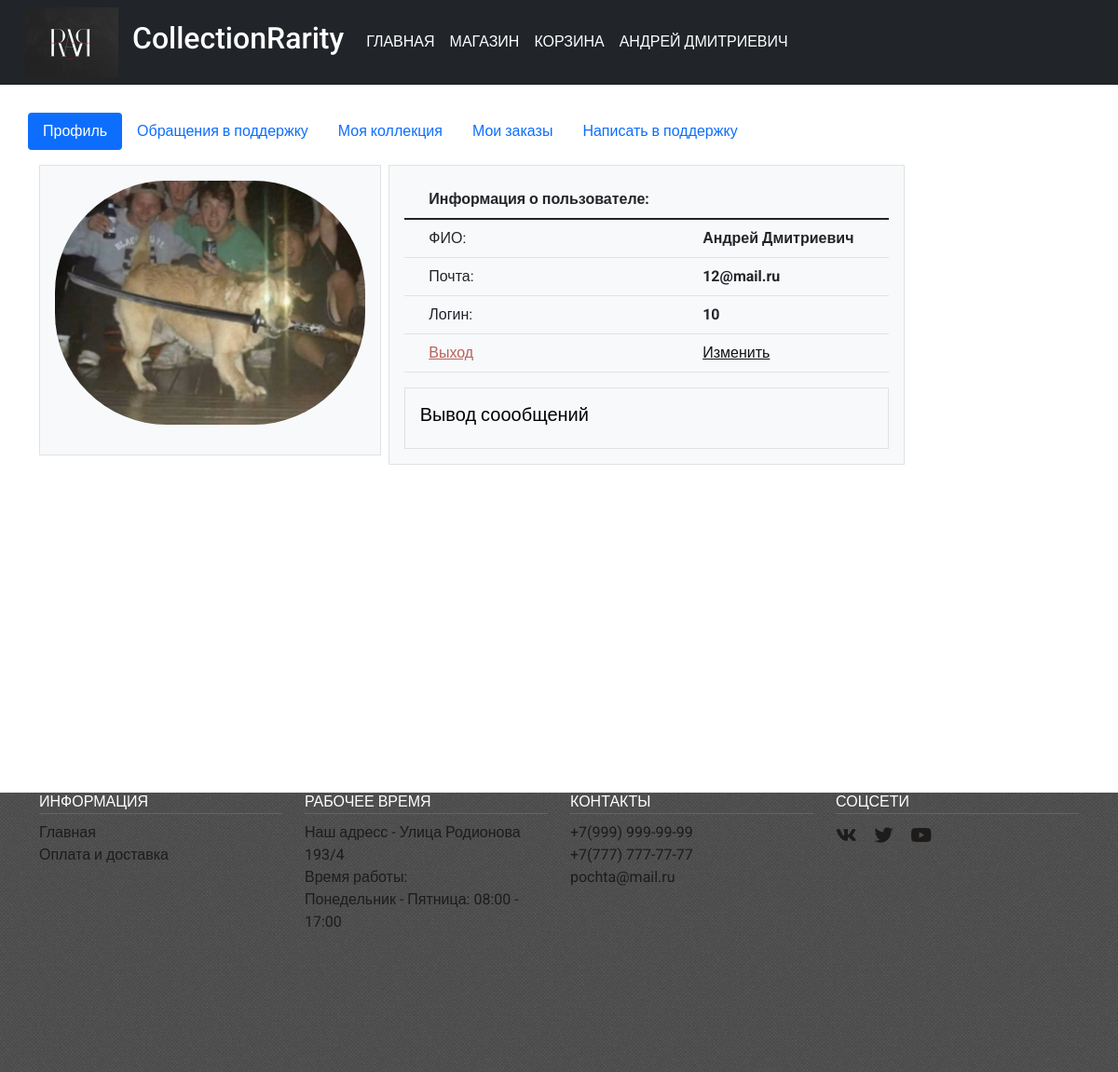
/index.php?page=vhod (signed in), run on the app's committed database.
### tables this page shows
CREATE TABLE `users` (
  `id` int(11) NOT NULL,
  `full_name` varchar(50) NOT NULL,
  `login` varchar(50) NOT NULL,
  `email` varchar(50) NOT NULL,
  `password` varchar(50) NOT NULL,
  `avatar` varchar(255) NOT NULL,
  `role` tinyint(1) DEFAULT NULL
);

### authorization/profile.php (the view, shortened to what this page needs)
<?php
require_once 'connect.php';
$id_user = $_SESSION['user']['id'];
$user_upd = mysqli_query($link, "SELECT * FROM `users` WHERE `id` = '$id_user'");
$user_upd = mysqli_fetch_assoc($user_upd);
?>
<!doctype html>
<html lang="en">
<head>
    <link rel="stylesheet" href="css/main.css">
</head>
<body>
<section class="main-content">
<ul class="nav nav-pills mb-3" id="pills-tab" role="tablist">
  <li class="nav-item" role="presentation">
    <button class="nav-link active" id="pills-profile-tab" data-bs-toggle="pill" data-bs-target="#pills-profile" type="button" role="tab" aria-controls="pills-profile" aria-selected="true">Профиль</button>
  </li>
  <?php if ($_SESSION['user']['role'] == 1) {?>
  <li class="nav-item" role="presentation">
    <button class="nav-link" id="pills-sup-tab" data-bs-toggle="pill" data-bs-target="#pills-sup" type="button" role="tab" aria-controls="pills-sup" aria-selected="false">Обращения в поддержку</button>
  </li>
   <?php } ?>
  <li class="nav-item" role="presentation">
    <button class="nav-link" id="pills-collect-tab" data-bs-toggle="pill" data-bs-target="#pills-collect" type="button" role="tab" aria-controls="pills-collect" aria-selected="false">Моя коллекция</button>
  </li>
  <?php if ($_SESSION['user']['role'] == 1) {?>
  <li class="nav-item" role="presentation">
    <button class="nav-link" id="pills-order-tab" data-bs-toggle="pill" data-bs-target="#pills-order" type="button" role="tab" aria-controls="pills-order" aria-selected="false">Мои заказы</button>
  </li>
   <?php } ?>
   <?php if ($_SESSION['user']['role'] == 1) { ?>
   <li class="nav-item" role="presentation">
   <button class="nav-link" id="collection-tab" data-bs-toggle="modal" data-bs-target="#createSupportModal" type="button" role="tab" aria-controls="collection" aria-selected="true">Написать в поддержку</button>
  </li>
 <?php } ?>
</ul>
<div class="tab-content" id="pills-tabContent">
  <div class="tab-pane fade show active" id="pills-profile" role="tabpanel" aria-labelledby="pills-profile-tab">
    <div class="container">
  <div class="row g-2">
    <div class="col-4">
      <div class="p-3 border bg-light" >
 <body>
   <p><img src="<?php echo $user_upd['avatar'] ?>"  alt="" class="round" >
      </p>
 </body>
</div>
    </div>
    <div class="col-6">
      <div class="p-3 border bg-light">
<div id="primary" class="content-area">
         <table class="table">
  <thead>
    <tr>
      <th scope="col"></th>
      <th scope="col">Информация о пользователе:</th>
      <th scope="col"></th>
    </tr>
  </thead>
  <tbody>
    <tr>
      <th scope="row"></th>
      <td>ФИО:</td>
      <td><b><?php echo $user_upd['full_name'] ?></b></td>
    </tr>
    <tr>
      <th scope="row"></th>
      <td>Почта:</td>
      <td><b><?php echo $user_upd['email'] ?></b></td>
    </tr>
    <tr>
      <th scope="row"></th>
      <td>Логин:</td>
      <td><b><?php echo $user_upd['login'] ?></b></td>
    </tr>
    <tr>
      <th scope="row"></th>
      <td><a href="authorization/handler_form/logout.php" class="logout">Выход</a></td>
      <td><a href="?page=update_user_profil&id=<?php echo $_SESSION['user']['id']; ?>">Изменить</a></td>
    </tr>
  </tbody>
</table>
</div>
        <div class="p-3 border bg-light" >
        <h5>Вывод соообщений</h5>
    </div>
      </div>
    </div>
  </div>
</div>
  </div>
</section>

### templates/header.php (shortened to what this page needs)
<?php
require_once 'connect.php';
$user_id = $_SESSION['user']['id'];;
$user_upd = mysqli_query($link, "SELECT `full_name` FROM `users` WHERE `users`.`id`='$user_id'");
$user_upd = mysqli_fetch_assoc($user_upd);
?>
<!doctype html>
<html lang="ru" class="h-100">
<head>
  <link rel="stylesheet" href="styles/bootstrap.css">
  <link rel="stylesheet" href="https://use.fontawesome.com/releases/v5.15.4/css/all.css">
  <link rel="stylesheet" href="styles/style.css">
</head>
<body>
  <nav class="navbar navbar-expand-lg navbar-dark bg-dark">
  <div class="container-fluid">
    <div class="brend">
    <a href="index.php"><img src="img/brend.png" alt=""></a>
    </div>
    <a class="navbar-brand" href="index.php"><h2>CollectionRarity</h2>
    </a>
    <div class="collapse navbar-collapse" id="navbarSupportedContent">
      <ul class="navbar-nav me-auto mb-2 mb-lg-0 top-menu">
         <li class="nav-item">
          <a class="nav-link" href="index.php?page=index">Главная</a>
        </li>
         <li class="nav-item">
          <a class="nav-link" href="index.php?page=catalog">Магазин</a>
        </li>
        <li class="nav-item">
          <a class="nav-link" href="#" data-bs-toggle="modal" data-bs-target="#modal-cart">Корзина</a>
        </li>
         <li class="nav-item">
          <a class="nav-link" href="index.php?page=login"><?php if ($_SESSION['user']['role'] == 2) { ?>
                              <?php echo $user_upd['full_name']?>(Админ)
                            <?php } elseif ($_SESSION['user']['role'] == 1) {
                            ?><?php echo $user_upd['full_name']?>
                            <?php } else { ?> Вход <?php } ?>
            </a>
        </li>
      </ul>
    </div>
  </div>
</nav>

### styles/style.css (style rules this page uses)
html { font-size: 16px; }
body { font-family: 'Roboto', sans-serif; font-size: 16px; font-weight: 400; color: #000; background-color: #fff; min-width: 320px; }
img { max-width: 100%; height: auto; }
a { color: #111; }
.navbar-dark .navbar-nav .nav-link { color: #fff; font-weight: 500; text-transform: uppercase; }
.top-menu li a::after { content: ''; display: block; width: 100%; background-color: #fff; height: 2px; transition: all .3s; transform: scale(0); }
.brend img { max-width: 100px; margin-right: 15px; margin-left: 15px; }
.main-content { min-height: 700px; margin: 30px; }

### authorization/css/main.css (style rules this page uses)
.logout { color: #b7625c; }

### authorization/profile.php (style rules this page uses)
.round { border-radius: 120px; box-shadow: 0 0 0 5px light;, 0 0 13px #333; }

### data on the page
users: full_name "АНДРЕЙ ДМИТРИЕВИЧ", avatar (picture), full_name "Андрей Дмитриевич", email "12@mail.ru", login "10"
